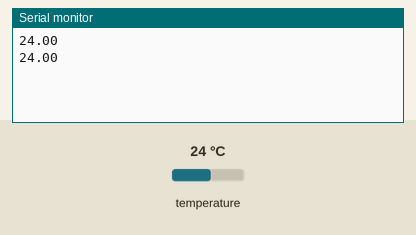
The sketch below on a simulated Arduino Uno, built with avr-gcc and run on an emulated ATmega328P. Shown: the last lines printed to the serial monitor. The inputs (shaded band) are chosen by the test bench; at power-on: temperature 24 °C.

Above: at 3.3 s.
3.4 s: temperature set to 12 °C
At 5.5 s:
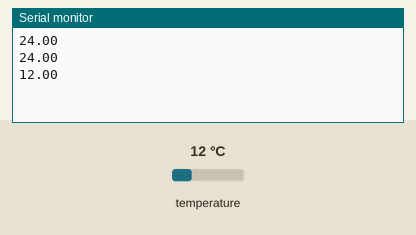
5.9 s: temperature set to 19 °C
At 6.9 s:
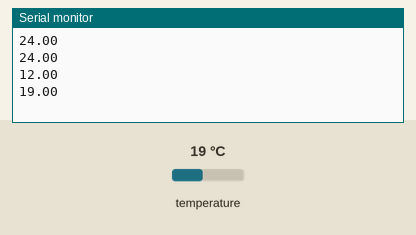
Timing chart, 0 to 8.9 s (numbered marks = the images above; inputs shaded):
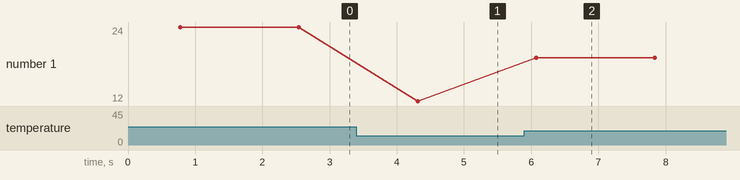

The sketch:

Temp_Read.ino
```cpp
#include <OneWire.h>
#include <DallasTemperature.h>

#define ONE_WIRE_BUS 6

OneWire oneWire(ONE_WIRE_BUS);

DallasTemperature sensors(&oneWire);

 float Celcius=0;
 float Fahrenheit=0;
void setup(void)
{

  Serial.begin(9600);
  sensors.begin();
}

void loop(void)
{
  sensors.requestTemperatures();
  Celcius=sensors.getTempCByIndex(0);
  Fahrenheit=sensors.toFahrenheit(Celcius);
//  Serial.print(" C  ");
  Serial.print(Celcius);
  Serial.print("\n");
//  Serial.print(" F  ");
//  Serial.println(Fahrenheit);
  delay(1000);
}
```

Measured:
- after the input at 3.4 s, the serial monitor: prints a new line after 0.91 s (image 1)
- after the input at 5.9 s, the serial monitor: prints a new line after 0.17 s (image 2)
- plotted number 1: 24 → 12 after the input at 3.4 s, 12 → 19 after the input at 5.9 s
